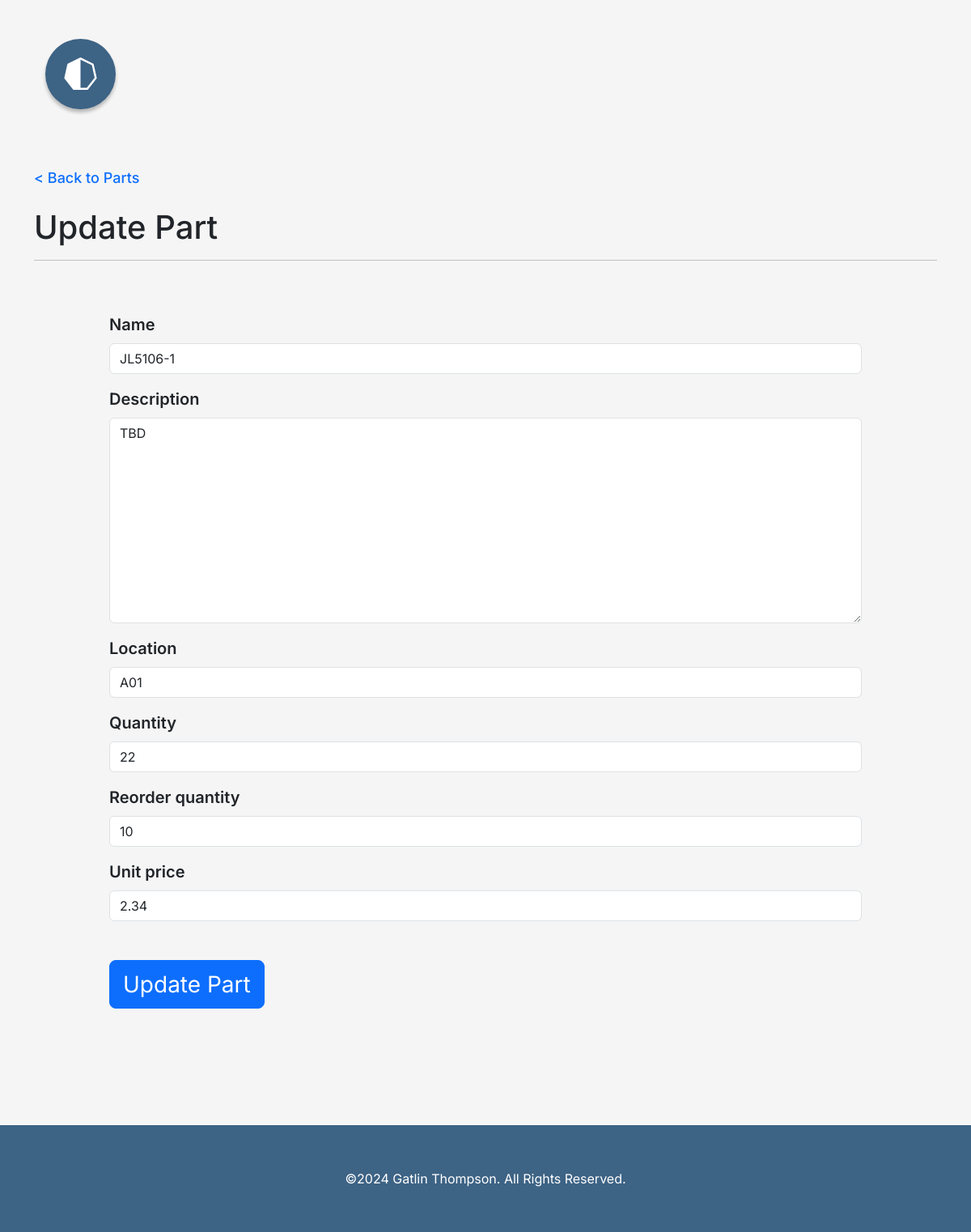
Screenshot of /partsdb/part/update/4 (signed in) with the database file from the repository.
### partsdatabase/models.py (models this page shows, shortened)
class Part(models.Model):
    name = models.CharField(max_length=20, unique=True)
    description = models.TextField(max_length=500)
    location = models.CharField(max_length=10, default='A01', blank=True)
    quantity = models.IntegerField()
    reorder_quantity = models.PositiveIntegerField()
    unit_price = models.DecimalField(decimal_places=2, max_digits=20)

### partsdatabase/views.py (the view, shortened to what this page needs)
# urls.py: path('part/update/<int:part_id>', views.update_part, name='update_part'),
@login_required
@staff_member_required
def update_part(request, part_id):
    part = Part.objects.get(pk=part_id)
    form = PartForm(request.POST or None, instance=part)
    context = {
        'form': form,
        'hardware': hardware,
        'crud': 'Update'
    }
    return render(request, 'partsdatabase/part/part_form.html', context)

### partsdatabase/forms.py
class PartForm(forms.ModelForm):
    class Meta:
        model = Part
        fields = '__all__'
        widgets = {
        }

### partsdatabase/templates/partsdatabase/part/part_form.html (shortened to what this page needs)
{% extends 'partsdatabase/componets/base.html' %}
{%  block body %}
    <div class="container pt-5">
        <div class="mb-4">
             <a href="{% url 'partsdatabase:part' %}" class="back-link"> < Back to Parts</a>
        </div>
        <h1>{{ crud.title }} Part</h1>
        <hr>
        <div class="col-10 mx-auto pt-5 mb-5 pb-5">
            <form method="POST">
                {% for field in form %}
                    <div class="control-form mb-3">
                         <label for="{{ field.label.lower }}" class="form-label fw-semibold fs-5">{{ field.label }}</label>
                        {{ field }}
                    </div>
                {% endfor %}
                <div class="mt-5">
                    <button type="submit" class="btn btn-primary btn-lg px-3 fs-3">{{ crud }} Part</button>
                </div>
            </form>
        </div>
    </div>
{% endblock %}

### partsdatabase/static/style/style.css (style rules this page uses)
:root { --dark-blue: #3D6385; --gray: #D0D0D0; --white: #FFF; --light-gray: #F5F5F5; --light-blue: #51BDD4; --darker-red: #D23434; --bland-green: #6BCA74; --bladn-gray: #F9F9F9; --hot-pink: #e670bd; box-sizing: border-box; font-size: 16px; margin: 0; padding: 0; }
body { background-color: var(--light-gray); display: flex; flex-flow: column nowrap; }
div.control-form > input, div.control-form > textarea { display: block; width: 100%; padding: 0.375rem 0.75rem; font-size: 1rem; font-weight: 400; line-height: 1.5; color: #212529; -webkit-appearance: none; -moz-appearance: none; appearance: none; background-color: #fff; background-clip: padding-box; border: 1px solid #dee2e6; border-radius: 0.375em; transition: border-color .15s ease-in-out, box-shadow .15s ease-in-out; }
.back-link { font-size: 18px; text-decoration: none; font-weight: 500; color: #0d6efd; }

### rows the page displays
Part: form "JL5106-1" "TBD" "A01" "22" "10" "2.34"

### other values shown
{{ crud.title }} "Update"
{{ field.label }} "Name" "Description" "Location" "Quantity" "Reorder quantity" "Unit price"
{{ crud }} "Update"
